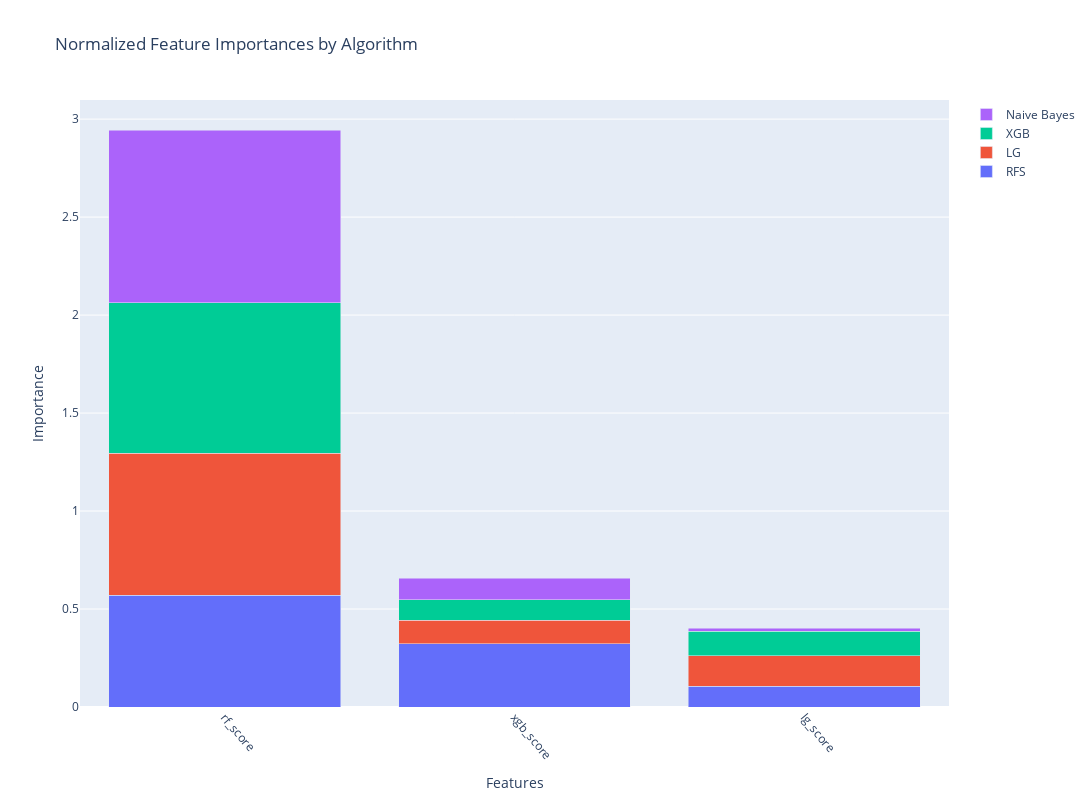

Source (notebook cell):
### Code cell
models = ['naive_bayes', 'xgboost', 'random_forest', 'logistic_regression']

optimizer = ModelOptimizer(models, Xtrain, Ytrain, n_trials=iterations, early_stopping_rounds=10)
best_params, best_models = optimizer.run_models()
print("Best parameters:", best_params)

evaluator = ModelEvaluator(Xtrain, Ytrain, Xval, Yval, Xtest, Ytest, best_models)
evaluator.evaluate_models()
evaluator.plot_roc_curves()

feature_importance = FeatureImportance(input, best_models, run_correlation_cluster=True)
feature_importance.calculate_importances()
feature_importance.calculate_cumulative_importance()
features_to_keep, features_to_discard = feature_importance.find_highly_correlated_features()

print("Features to keep:", features_to_keep)
print("Features to discard:", features_to_discard)

sorted_features, non_zero_features = feature_importance.plot_importances()

# Filter away highly correlated features and take away the absolute worst
filtered_list = [item for item in sorted_features if item not in features_to_discard]
SelectionOne = filtered_list[:40]

print("Non-zero features:", non_zero_features)

### Figure 1 — Plotly figure (JSON) as saved in the notebook; plotly's stock layout.template omitted (floating-point values rounded to 4 significant figures)
{"data": [{"name": "RFS", "type": "bar", "x": ["rf_score", "xgb_score", "lg_score"], "y": [0.5702, 0.3233, 0.1065]}, {"name": "LG", "type": "bar", "x": ["rf_score", "xgb_score", "lg_score"], "y": [0.7247, 0.1197, 0.1556]}, {"name": "XGB", "type": "bar", "x": ["rf_score", "xgb_score", "lg_score"], "y": [0.7688, 0.1055, 0.1257]}, {"name": "Naive Bayes", "type": "bar", "x": ["rf_score", "xgb_score", "lg_score"], "y": [0.879, 0.1081, 0.01288]}], "layout": {"barmode": "stack", "height": 800, "title": {"text": "Normalized Feature Importances by Algorithm"}, "width": 2800, "xaxis": {"categoryorder": "total descending", "tickangle": 50, "title": {"text": "Features"}}, "yaxis": {"title": {"text": "Importance"}}}}
